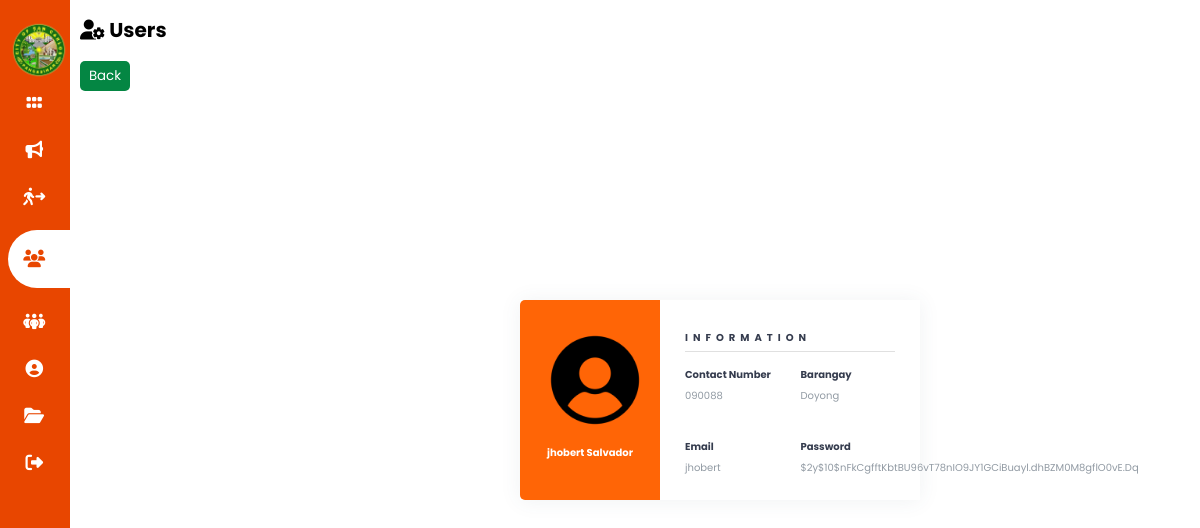
The app's page /admin/admin/userdetails.php?ID=8 (signed in) with its own data.
### tables this page shows
CREATE TABLE `users` (
  `id` int(11) NOT NULL,
  `valid_id` varchar(50) NOT NULL,
  `fname` varchar(150) NOT NULL,
  `lname` varchar(150) NOT NULL,
  `location` varchar(255) NOT NULL,
  `contactnum` varchar(30) NOT NULL,
  `user` varchar(100) NOT NULL,
  `pass` varchar(100) NOT NULL,
  `photo` varchar(150) NOT NULL,
  `status` varchar(30) NOT NULL
);

### admin/admin/userdetails.php (the view, shortened to what this page needs)
<?php
include_once("connections/session.php");
$id = $_GET['ID'];
$sql = "SELECT * FROM users WHERE id='$id'";
$user = $conn->query($sql) or die($conn->error);
$rows = $user->fetch_assoc();
?>
<!DOCTYPE html>
<html lang="en">
<head>
    <link rel="stylesheet" href="css/nav.css">
    <link rel="stylesheet" href="css/details.css">
</head>
<body>
    <div class="sidebar">
        <div class="side-brand">
        <img src="img/scclogo.png" alt="">
        </div>
        <div class="side-menu">
        <ul>
        <li>
                    <a href="dashboard.php"><i class="fa-solid fa-grip"></i>
                    </a>
                </li>
                <li>
                    <a href="announce.php"><i class="fa-solid fa-bullhorn"></i>
                    </a>
                </li>
                <li>
                    <a href="evacuation.php"><i class="fa-solid fa-person-walking-arrow-right"></i>
                    </a>
                </li>
                <li>
                    <a href="user.php" class="active"><i class="fa-solid fa-users"></i>
                    </a>
                </li>
                <li>
                    <a href="sub_admin.php"><i class="fa-solid fa-people-group"></i>
                    </a>
                </li>
                <li>
                    <a href="admin.php"><i class="fa-solid fa-circle-user"></i>
                    </a>
                </li>
                <li>
                    <a href="report.php"><i class="fa-solid fa-folder-open"></i>
                    </a>
                </li>
                <li>
                    <a href="logout.php"><i class="fa-solid fa-right-from-bracket"></i>
                    </a>
                </li>
            </ul>
        </div>
    </div>
    <div class="main-content">
        <header>
            <div class="header-title">
                <h1>
                <i class="fa-solid fa-user-gear"></i>
                Users
                </h1>
            </div>
        </header>
        <br>
        <button class="back" style="width:50px;height:30px;border-radius:5px; margin-bottom:20px;background:rgb(4, 134, 67);border:none"><a href="user.php" style="color: white;">Back</a></button>
     <div class="wrapper">
 <div class="left">
 <img src="<?php echo (!empty($rows['photo'])) ? '../../img/'.$rows['photo'] : '../../img/profile.jpg'; ?>"
        alt="user" width="100">
     <h4><?php echo $rows['fname']." ". $rows['lname'];?></h4>
 </div>
 <div class="right">
     <div class="info">
         <h3>Information</h3>
         <div class="info_data">
              <div class="data">
                 <h4>Contact Number</h4>
                 <p><?php echo $rows['contactnum'];?></p>
              </div>
              <div class="data">
                <h4>Barangay</h4>
                 <p><?php echo $rows['location'];?></p>
           </div>
         </div>
     </div>
     <div class="info">
       <div class="info_data">
            <div class="data">
               <h4>Email</h4>
               <p><?php echo $rows['user'];?></p>
            </div>
            <div class="data">
              <h4>Password</h4>
               <p><?php echo $rows['pass'];?></p>
         </div>
       </div>
   </div>
 </div>
</div>
    </div>
</body>
</html>

### admin/admin/css/nav.css (style rules this page uses)
:root { --main-color: #e84600; --color-dark: #000000; --text-white: #ffffff; --color-grey: #b1b1b3; }
* { padding: 0; margin: 0; box-sizing: border-box; list-style: none; text-decoration: none; font-family: 'Poppins', sans-serif; }
.sidebar { width: 320px; position: fixed; left: 0; top: 0; height: 100%; background: var(--main-color); font-family: 'Fredoka One', cursive; }
.side-brand { height: 90px; padding-left: 1rem 0rem 1rem 2rem; }
.side-brand img { align-items: center; margin-top: 20px; width: 130px; height: 130px; margin-left: 4.5rem; }
.side-menu { margin-top: 80px; }
.side-menu li { width: 100%; margin-bottom: 1.3rem; padding-left: 1.5rem; }
.side-menu a { padding-left: 1.5rem; display: block; color: var(--text-white); font-size: 1.1rem; text-decoration: none !important; }
.side-menu a i { padding-right: 0.6rem; }
.side-menu a.active { background: var(--text-white); padding-top: 1rem; padding-bottom: 1rem; color: var(--main-color); border-radius: 30px 0px 0px 30px; }
.main-content { margin-left: 340px; margin-top: 15px; }
@media only screen and (max-width: 1200px) { .sidebar { width: 70px; } }
@media only screen and (max-width: 1200px) { .side-brand img { margin-top: 20px; width: 60px; height: 60px; margin-left: 0; } }
@media only screen and (max-width: 1200px) { .sidebar .side-brand, .sidebar li { padding-left: 0.5rem; text-align: center; } }
@media only screen and (max-width: 1200px) { .sidebar li a { padding-left: 0rem; } }
@media only screen and (max-width: 1200px) { .side-menu { margin-top: 0rem; } }
@media only screen and (max-width: 1200px) { .main-content { margin-left: 5rem; font-size: 10px; position: fixed; } }

### admin/admin/css/details.css (style rules this page uses)
.wrapper { position: absolute; top: 50%; left: 50%; transform: translate(-50%,-50%); width: 600px; height: 300px; display: flex; box-shadow: 0 1px 20px 0 rgba(69,90,100,.08); }
.wrapper .left { width: 35%; background: rgb(255, 101, 6); padding: 30px 25px; border-top-left-radius: 5px; border-bottom-left-radius: 5px; text-align: center; color: #fff; }
.wrapper .left img { border-radius: 50%; margin-bottom: 10px; }
.wrapper .left h4 { margin-bottom: 10px; }
.wrapper .right { width: 65%; background: #fff; padding: 30px 25px; border-top-right-radius: 5px; border-bottom-right-radius: 5px; }
.wrapper .right .info, .wrapper .right .projects { margin-bottom: 25px; }
.wrapper .right .info h3, .wrapper .right .projects h3 { margin-bottom: 15px; padding-bottom: 5px; border-bottom: 1px solid #e0e0e0; color: #353c4e; text-transform: uppercase; letter-spacing: 5px; font-size: 15px; }
.wrapper .right .info_data, .wrapper .right .projects_data { display: flex; justify-content: space-between; }
.wrapper .right .info_data .data, .wrapper .right .projects_data .data { width: 45%; }
.wrapper .right .info_data .data h4, .wrapper .right .projects_data .data h4 { color: #353c4e; margin-bottom: 5px; font-size: 15px; }
.wrapper .right .info_data .data p, .wrapper .right .projects_data .data p { font-size: 15px; margin-bottom: 10px; color: #919aa3; }
@media only screen and (max-width: 1200px) { .wrapper { position: fixed; top: 50%; left: 60%; transform: translate(-50%,-50%); width: 400px; height: 200px; display: flex; box-shadow: 0 1px 20px 0 rgba(69,90,100,.08); } }
@media only screen and (max-width: 1200px) { .wrapper .right .info h3, .wrapper .right .projects h3 { margin-bottom: 15px; padding-bottom: 5px; border-bottom: 1px solid #e0e0e0; color: #353c4e; text-transform: uppercase; letter-spacing: 5px; font-size: 10px; } }
@media only screen and (max-width: 1200px) { .wrapper .right .info_data .data h4, .wrapper .right .projects_data .data h4 { color: #353c4e; margin-bottom: 5px; font-size: 10px; } }
@media only screen and (max-width: 1200px) { .wrapper .right .info_data .data p, .wrapper .right .projects_data .data p { font-size: 10px; margin-bottom: 10px; color: #919aa3; } }

### records on screen
users: fname "jhobert", lname "Salvador", contactnum "090088", location "Doyong", user "jhobert", pass "$2y$10$nFkCgfftKbtBU96vT78nIO9JY1GCiBuayl.dhBZM0M8gflO0vE.Dq"
